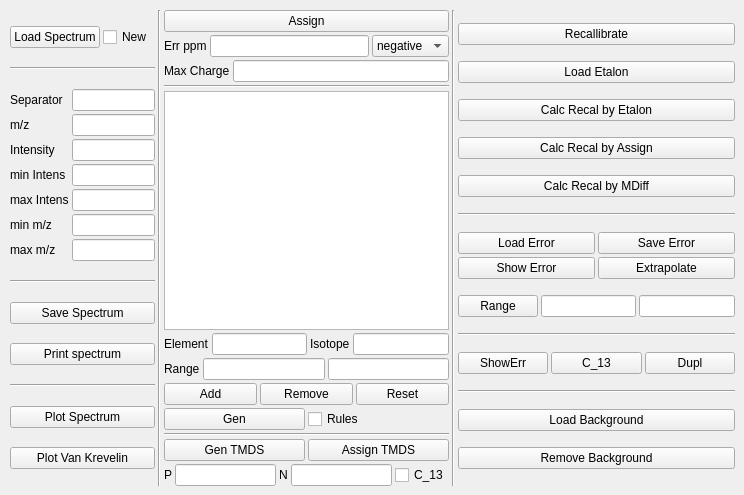
      <widget class="QWidget" name="main">
       <attribute name="title">
        <string>treatment</string>
       </attribute>
       <widget class="QLabel" name="label_14">
        <property name="geometry">
         <rect>
          <x>640</x>
          <y>220</y>
          <width>60</width>
          <height>16</height>
         </rect>
        </property>
        <property name="text">
         <string/>
        </property>
       </widget>
       <widget class="QWidget" name="layoutWidget">
        <property name="geometry">
         <rect>
          <x>10</x>
          <y>10</y>
          <width>725</width>
          <height>476</height>
         </rect>
        </property>
        <layout class="QHBoxLayout" name="horizontalLayout_32">
         <property name="spacing">
          <number>3</number>
         </property>
         <property name="sizeConstraint">
          <enum>QLayout::SetMinimumSize</enum>
         </property>
         <item>
          <layout class="QVBoxLayout" name="verticalLayout">
           <property name="spacing">
            <number>-1</number>
           </property>
           <item>
            <layout class="QHBoxLayout" name="horizontalLayout_2">
             <item>
              <widget class="QPushButton" name="load_spectrum">
               <property name="text">
                <string>Load Spectrum</string>
               </property>
              </widget>
             </item>
             <item>
              <widget class="QCheckBox" name="load_new">
               <property name="text">
                <string>New</string>
               </property>
              </widget>
             </item>
            </layout>
           </item>
           <item>
            <widget class="Line" name="line_13">
             <property name="orientation">
              <enum>Qt::Horizontal</enum>
             </property>
            </widget>
           </item>
           <item>
            <layout class="QGridLayout" name="gridLayout">
             <item row="0" column="0">
              <widget class="QLabel" name="label">
               <property name="text">
                <string>Separator</string>
               </property>
              </widget>
             </item>
             <item row="2" column="1">
              <widget class="QLineEdit" name="load_intensity"/>
             </item>
             <item row="2" column="0">
              <widget class="QLabel" name="label_3">
               <property name="text">
                <string>Intensity</string>
               </property>
              </widget>
             </item>
             <item row="3" column="0">
              <widget class="QLabel" name="label_4">
               <property name="text">
                <string>min Intens</string>
               </property>
              </widget>
             </item>
             <item row="4" column="0">
              <widget class="QLabel" name="label_5">
               <property name="text">
                <string>max Intens</string>
               </property>
              </widget>
             </item>
             <item row="5" column="0">
              <widget class="QLabel" name="label_6">
               <property name="text">
                <string>min m/z</string>
               </property>
              </widget>
             </item>
             <item row="4" column="1">
              <widget class="QLineEdit" name="load_max_intens"/>
             </item>
             <item row="3" column="1">
              <widget class="QLineEdit" name="load_min_intens"/>
             </item>
             <item row="1" column="1">
              <widget class="QLineEdit" name="load_mz"/>
             </item>
             <item row="1" column="0">
              <widget class="QLabel" name="label_2">
               <property name="text">
                <string>m/z</string>
               </property>
              </widget>
             </item>
             <item row="0" column="1">
              <widget class="QLineEdit" name="load_sep"/>
             </item>
             <item row="6" column="0">
              <widget class="QLabel" name="label_7">
               <property name="text">
                <string>max m/z</string>
               </property>
              </widget>
             </item>
             <item row="6" column="1">
              <widget class="QLineEdit" name="load_max_mz"/>
             </item>
             <item row="5" column="1">
              <widget class="QLineEdit" name="load_min_mz"/>
             </item>
            </layout>
           </item>
           <item>
            <widget class="Line" name="line_11">
             <property name="orientation">
              <enum>Qt::Horizontal</enum>
             </property>
            </widget>
           </item>
           <item>
            <widget class="QPushButton" name="save_spectrum">
             <property name="text">
              <string>Save Spectrum</string>
             </property>
            </widget>
           </item>
           <item>
            <widget class="QPushButton" name="print_spec">
             <property name="text">
              <string>Print spectrum</string>
             </property>
            </widget>
           </item>
           <item>
            <widget class="Line" name="line_12">
             <property name="orientation">
              <enum>Qt::Horizontal</enum>
             </property>
            </widget>
           </item>
           <item>
            <widget class="QPushButton" name="plot_spectrum">
             <property name="text">
              <string>Plot Spectrum</string>
             </property>
            </widget>
           </item>
           <item>
            <widget class="QPushButton" name="plot_vk">
             <property name="text">
              <string>Plot Van Krevelin</string>
             </property>
            </widget>
           </item>
          </layout>
         </item>
         <item>
          <widget class="Line" name="line">
           <property name="orientation">
            <enum>Qt::Vertical</enum>
           </property>
          </widget>
         </item>
         <item>
          <layout class="QVBoxLayout" name="verticalLayout_3">
           <item>
            <widget class="QPushButton" name="assign">
             <property name="text">
              <string>Assign</string>
             </property>
            </widget>
           </item>
           <item>
            <layout class="QHBoxLayout" name="horizontalLayout_3">
             <item>
              <widget class="QLabel" name="label_10">
               <property name="text">
                <string>Err ppm</string>
               </property>
              </widget>
             </item>
             <item>
              <widget class="QLineEdit" name="assign_error_ppm"/>
             </item>
             <item>
              <widget class="QComboBox" name="mode">
               <item>
                <property name="text">
                 <string>negative</string>
                </property>
               </item>
               <item>
                <property name="text">
                 <string>positive</string>
                </property>
               </item>
              </widget>
             </item>
            </layout>
           </item>
           <item>
            <layout class="QHBoxLayout" name="horizontalLayout_23">
             <item>
              <widget class="QLabel" name="label_19">
               <property name="text">
                <string>Max Charge</string>
               </property>
              </widget>
             </item>
             <item>
              <widget class="QLineEdit" name="cahrge_max"/>
             </item>
            </layout>
           </item>
           <item>
            <widget class="Line" name="line_9">
             <property name="orientation">
              <enum>Qt::Horizontal</enum>
             </property>
            </widget>
           </item>
           <item>
            <widget class="QListWidget" name="listWidget_2"/>
           </item>
           <item>
            <layout class="QHBoxLayout" name="horizontalLayout">
             <item>
              <widget class="QLabel" name="label_8">
               <property name="text">
                <string>Element</string>
               </property>
              </widget>
             </item>
             <item>
              <widget class="QLineEdit" name="assign_element"/>
             </item>
             <item>
              <widget class="QLabel" name="label_9">
               <property name="text">
                <string>Isotope</string>
               </property>
              </widget>
             </item>
             <item>
              <widget class="QLineEdit" name="assign_isotope"/>
             </item>
            </layout>
           </item>
           <item>
            <layout class="QHBoxLayout" name="horizontalLayout_4">
             <item>
              <widget class="QLabel" name="label_12">
               <property name="text">
                <string>Range</string>
               </property>
              </widget>
             </item>
             <item>
              <widget class="QLineEdit" name="assign_range_min"/>
             </item>
             <item>
              <widget class="QLineEdit" name="assign_range_max"/>
             </item>
            </layout>
           </item>
           <item>
            <layout class="QHBoxLayout" name="horizontalLayout_5">
             <item>
              <widget class="QPushButton" name="add_element">
               <property name="text">
                <string>Add</string>
               </property>
              </widget>
             </item>
             <item>
              <widget class="QPushButton" name="remove_element">
               <property name="text">
                <string>Remove</string>
               </property>
              </widget>
             </item>
             <item>
              <widget class="QPushButton" name="reset_element">
               <property name="text">
                <string>Reset</string>
               </property>
              </widget>
             </item>
            </layout>
           </item>
           <item>
            <layout class="QHBoxLayout" name="horizontalLayout_19">
             <item>
              <widget class="QPushButton" name="generate_gdf">
               <property name="text">
                <string>Gen</string>
               </property>
              </widget>
             </item>
             <item>
              <widget class="QCheckBox" name="rules">
               <property name="text">
                <string>Rules</string>
               </property>
              </widget>
             </item>
            </layout>
           </item>
           <item>
            <widget class="Line" name="line_10">
             <property name="orientation">
              <enum>Qt::Horizontal</enum>
             </property>
            </widget>
           </item>
           <item>
            <layout class="QHBoxLayout" name="horizontalLayout_9">
             <item>
              <widget class="QPushButton" name="gen_tmds">
               <property name="text">
                <string>Gen TMDS</string>
               </property>
              </widget>
             </item>
             <item>
              <widget class="QPushButton" name="assign_tmds">
               <property name="text">
                <string>Assign TMDS</string>
               </property>
              </widget>
             </item>
            </layout>
           </item>
           <item>
            <layout class="QHBoxLayout" name="horizontalLayout_8">
             <item>
              <layout class="QHBoxLayout" name="horizontalLayout_6">
               <item>
                <widget class="QLabel" name="label_13">
                 <property name="text">
                  <string>P</string>
                 </property>
                </widget>
               </item>
               <item>
                <widget class="QLineEdit" name="tmds_p"/>
               </item>
              </layout>
             </item>
             <item>
              <layout class="QHBoxLayout" name="horizontalLayout_7">
               <item>
                <widget class="QLabel" name="label_16">
                 <property name="text">
                  <string>N</string>
                 </property>
                </widget>
               </item>
               <item>
                <widget class="QLineEdit" name="max_tmds"/>
               </item>
              </layout>
             </item>
             <item>
              <widget class="QCheckBox" name="tmds_c13">
               <property name="text">
                <string>C_13</string>
               </property>
              </widget>
             </item>
            </layout>
           </item>
          </layout>
         </item>
         <item>
          <widget class="Line" name="line_2">
           <property name="orientation">
            <enum>Qt::Vertical</enum>
           </property>
          </widget>
         </item>
         <item>
          <layout class="QVBoxLayout" name="verticalLayout_5">
           <item>
            <widget class="QPushButton" name="recallibrate">
             <property name="text">
              <string>Recallibrate</string>
             </property>
            </widget>
           </item>
           <item>
            <widget class="QPushButton" name="load_etalon">
             <property name="text">
              <string>Load Etalon</string>
             </property>
            </widget>
           </item>
           <item>
            <widget class="QPushButton" name="calc_recal_by_etalon">
             <property name="text">
              <string>Calc Recal by Etalon</string>
             </property>
            </widget>
           </item>
           <item>
            <widget class="QPushButton" name="calc_self_recal_by_assign">
             <property name="text">
              <string>Calc Recal by Assign</string>
             </property>
            </widget>
           </item>
           <item>
            <widget class="QPushButton" name="calc_self_recal_by_mdiff">
             <property name="text">
              <string>Calc Recal by MDiff</string>
             </property>
            </widget>
           </item>
           <item>
            <widget class="Line" name="line_5">
             <property name="orientation">
              <enum>Qt::Horizontal</enum>
             </property>
            </widget>
           </item>
           <item>
            <layout class="QVBoxLayout" name="verticalLayout_4">
             <item>
              <layout class="QHBoxLayout" name="horizontalLayout_11">
               <item>
                <widget class="QPushButton" name="load_error">
                 <property name="text">
                  <string>Load Error</string>
                 </property>
                </widget>
               </item>
               <item>
                <widget class="QPushButton" name="save_error">
                 <property name="text">
                  <string>Save Error</string>
                 </property>
                </widget>
               </item>
              </layout>
             </item>
             <item>
              <layout class="QHBoxLayout" name="horizontalLayout_10">
               <item>
                <widget class="QPushButton" name="show_error">
                 <property name="text">
                  <string>Show Error</string>
                 </property>
                </widget>
               </item>
               <item>
                <widget class="QPushButton" name="err_extra">
                 <property name="text">
                  <string>Extrapolate</string>
                 </property>
                </widget>
               </item>
              </layout>
             </item>
            </layout>
           </item>
           <item>
            <layout class="QHBoxLayout" name="horizontalLayout_12">
             <item>
              <widget class="QPushButton" name="range">
               <property name="text">
                <string>Range</string>
               </property>
              </widget>
             </item>
             <item>
              <widget class="QLineEdit" name="recal_range_min"/>
             </item>
             <item>
              <widget class="QLineEdit" name="recal_range_max"/>
             </item>
            </layout>
           </item>
           <item>
            <widget class="Line" name="line_20">
             <property name="orientation">
              <enum>Qt::Horizontal</enum>
             </property>
            </widget>
           </item>
           <item>
            <layout class="QHBoxLayout" name="horizontalLayout_22">
             <item>
              <widget class="QPushButton" name="show_assign_error">
               <property name="text">
                <string>ShowErr</string>
               </property>
              </widget>
             </item>
             <item>
              <widget class="QPushButton" name="remove_C_13">
               <property name="text">
                <string>C_13</string>
               </property>
              </widget>
             </item>
             <item>
              <widget class="QPushButton" name="duplicates">
               <property name="text">
                <string>Dupl</string>
               </property>
              </widget>
             </item>
            </layout>
           </item>
           <item>
            <widget class="Line" name="line_4">
             <property name="orientation">
              <enum>Qt::Horizontal</enum>
             </property>
            </widget>
           </item>
           <item>
            <widget class="QPushButton" name="load_background">
             <property name="text">
              <string>Load Background</string>
             </property>
            </widget>
           </item>
           <item>
            <widget class="QPushButton" name="remove_background">
             <property name="text">
              <string>Remove Background</string>
             </property>
            </widget>
           </item>
          </layout>
         </item>
        </layout>
       </widget>
      </widget>
